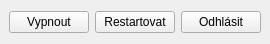
<?xml version="1.0" encoding="UTF-8"?>
<ui version="4.0">
 <class>MainWindow</class>
 <widget class="QMainWindow" name="MainWindow">
  <property name="geometry">
   <rect>
    <x>0</x>
    <y>0</y>
    <width>270</width>
    <height>44</height>
   </rect>
  </property>
  <property name="windowTitle">
   <string>MainWindow</string>
  </property>
  <widget class="QWidget" name="centralwidget">
   <layout class="QHBoxLayout" name="horizontalLayout">
    <item>
     <widget class="QPushButton" name="pbShutdown">
      <property name="text">
       <string>Vypnout</string>
      </property>
     </widget>
    </item>
    <item>
     <widget class="QPushButton" name="pbRestart">
      <property name="text">
       <string>Restartovat</string>
      </property>
     </widget>
    </item>
    <item>
     <widget class="QPushButton" name="pbLogOut">
      <property name="text">
       <string>Odhlásit</string>
      </property>
     </widget>
    </item>
   </layout>
  </widget>
 </widget>
 <resources/>
 <connections/>
</ui>
